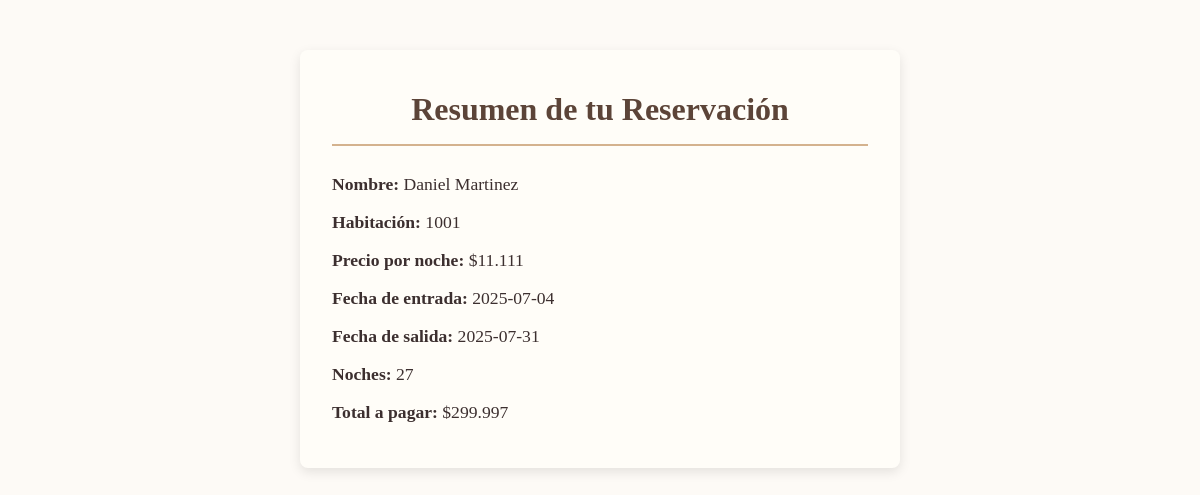
Page /crud_final/reservaciones/recervaciones.php?id=2 on the committed database.
### tables this page shows
CREATE TABLE `reservaciones` (
  `id` int NOT NULL,
  `nombre` varchar(50) NOT NULL,
  `apellido` varchar(50) NOT NULL,
  `telefono` varchar(20) NOT NULL,
  `habitacion` varchar(10) NOT NULL,
  `fecha_entrada` date NOT NULL,
  `fecha_salida` date NOT NULL,
  `precio` decimal(10,2) NOT NULL
);

### crud_final/reservaciones/recervaciones.php (the view, shortened to what this page needs)
<?php
require 'db.php';
$id = isset($_GET['id']) ? intval($_GET['id']) : 0;
$sql = "SELECT * FROM reservaciones WHERE id = $id";
$resultado = mysqli_query($conn, $sql);
if (mysqli_num_rows($resultado) === 1) {
    $reserva = mysqli_fetch_assoc($resultado);
    $entrada = new DateTime($reserva['fecha_entrada']);
    $salida = new DateTime($reserva['fecha_salida']);
    $dias = $entrada->diff($salida)->days;
    $dias = max($dias, 1);
    $total = $reserva['precio'] * $dias;
    ?>
    <!DOCTYPE html>
    <html lang="es">
    <head>
        <link rel="stylesheet" href="../styles.css">
    </head>
    <body>
        <main class="resumen">
            <h2>Resumen de tu Reservación</h2>
            <p><strong>Nombre:</strong> <?= $reserva['nombre'] . ' ' . $reserva['apellido'] ?></p>
            <p><strong>Habitación:</strong> <?= $reserva['habitacion'] ?></p>
            <p><strong>Precio por noche:</strong> $<?= number_format($reserva['precio'], 0, ',', '.') ?></p>
            <p><strong>Fecha de entrada:</strong> <?= $reserva['fecha_entrada'] ?></p>
            <p><strong>Fecha de salida:</strong> <?= $reserva['fecha_salida'] ?></p>
            <p><strong>Noches:</strong> <?= $dias ?></p>
            <p><strong>Total a pagar:</strong> $<?= number_format($total, 0, ',', '.') ?></p>
        </main>
    </body>
    </html>
    <?php
} else {
    echo "Reservacion no encontrada.";
}
?>

### crud_final/styles.css (style rules this page uses)
* { margin: 0; padding: 0; box-sizing: border-box; }
body { font-family: 'Dancing Script', cursive; background-color: #fdfaf6; color: #3c2f2f; line-height: 1.7; scroll-behavior: smooth; }
body::before { content: ""; background: url('https://images.unsplash.com/photo-1600585154340-be6161a56a0c') no-repeat center center/cover; position: fixed; top: 0; left: 0; width: 100%; height: 100%; opacity: 0.12; z-index: -1; }
main { padding: 120px 2rem 2rem 2rem; font-family: 'Dancing Script', cursive; }
h2 { font-family: 'Dancing Script', cursive; font-size: 2rem; margin-bottom: 1rem; color: #5c4438; border-bottom: 2px solid #d4b28e; padding-bottom: 0.5rem; }

### crud_final/reservaciones/recervaciones.php (style rules this page uses)
.resumen { max-width: 600px; margin: 50px auto; background-color: #fffdf8; padding: 2rem; border-radius: 8px; box-shadow: 0 4px 12px rgba(0,0,0,0.1); }
.resumen h2 { text-align: center; color: #5c4438; margin-bottom: 1.5rem; }
.resumen p { margin: 0.5rem 0; font-size: 1.1rem; }
.resumen strong { color: #3c2f2f; }

### rows in the picture
reservaciones: nombre "Daniel", apellido "Martinez", habitacion "1001", precio "11.111", fecha_entrada "2025-07-04", fecha_salida "2025-07-31", dias "27", total "299.997"
